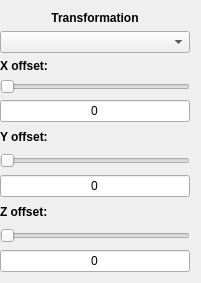
     <widget class="QWidget" name="layoutWidget_4">
      <property name="geometry">
       <rect>
        <x>640</x>
        <y>20</y>
        <width>201</width>
        <height>283</height>
       </rect>
      </property>
      <layout class="QGridLayout" name="gridLayout_9">
       <property name="sizeConstraint">
        <enum>QLayout::SetDefaultConstraint</enum>
       </property>
       <property name="leftMargin">
        <number>0</number>
       </property>
       <item row="1" column="0">
        <widget class="QLabel" name="label2">
         <property name="sizePolicy">
          <sizepolicy hsizetype="Preferred" vsizetype="Minimum">
           <horstretch>0</horstretch>
           <verstretch>0</verstretch>
          </sizepolicy>
         </property>
         <property name="font">
          <font>
           <weight>75</weight>
           <bold>true</bold>
          </font>
         </property>
         <property name="text">
          <string>Y offset:</string>
         </property>
        </widget>
       </item>
       <item row="2" column="0">
        <widget class="QSlider" name="slider_offset_Y">
         <property name="sizePolicy">
          <sizepolicy hsizetype="Expanding" vsizetype="Minimum">
           <horstretch>0</horstretch>
           <verstretch>0</verstretch>
          </sizepolicy>
         </property>
         <property name="toolTip">
          <string/>
         </property>
         <property name="orientation">
          <enum>Qt::Horizontal</enum>
         </property>
         <property name="tickInterval">
          <number>0</number>
         </property>
        </widget>
       </item>
       <item row="8" column="0">
        <widget class="QSlider" name="slider_offset_Z">
         <property name="sizePolicy">
          <sizepolicy hsizetype="Expanding" vsizetype="Minimum">
           <horstretch>0</horstretch>
           <verstretch>0</verstretch>
          </sizepolicy>
         </property>
         <property name="toolTip">
          <string/>
         </property>
         <property name="orientation">
          <enum>Qt::Horizontal</enum>
         </property>
         <property name="tickInterval">
          <number>0</number>
         </property>
        </widget>
       </item>
       <item row="0" column="0">
        <layout class="QGridLayout" name="gridLayout_10">
         <property name="sizeConstraint">
          <enum>QLayout::SetMaximumSize</enum>
         </property>
         <property name="leftMargin">
          <number>0</number>
         </property>
         <item row="3" column="0">
          <widget class="QSlider" name="slider_offset_X">
           <property name="sizePolicy">
            <sizepolicy hsizetype="Expanding" vsizetype="Minimum">
             <horstretch>0</horstretch>
             <verstretch>0</verstretch>
            </sizepolicy>
           </property>
           <property name="toolTip">
            <string/>
           </property>
           <property name="orientation">
            <enum>Qt::Horizontal</enum>
           </property>
           <property name="tickInterval">
            <number>0</number>
           </property>
          </widget>
         </item>
         <item row="5" column="0" rowspan="2">
          <widget class="QLineEdit" name="text_slider_offset_X">
           <property name="sizePolicy">
            <sizepolicy hsizetype="Preferred" vsizetype="Preferred">
             <horstretch>0</horstretch>
             <verstretch>0</verstretch>
            </sizepolicy>
           </property>
           <property name="toolTip">
            <string/>
           </property>
           <property name="text">
            <string>0</string>
           </property>
           <property name="alignment">
            <set>Qt::AlignCenter</set>
           </property>
          </widget>
         </item>
         <item row="2" column="0">
          <widget class="QLabel" name="label1">
           <property name="sizePolicy">
            <sizepolicy hsizetype="Preferred" vsizetype="Minimum">
             <horstretch>0</horstretch>
             <verstretch>0</verstretch>
            </sizepolicy>
           </property>
           <property name="font">
            <font>
             <weight>75</weight>
             <bold>true</bold>
            </font>
           </property>
           <property name="text">
            <string>X offset:</string>
           </property>
          </widget>
         </item>
         <item row="0" column="0">
          <widget class="QLabel" name="labelPF">
           <property name="sizePolicy">
            <sizepolicy hsizetype="Expanding" vsizetype="Minimum">
             <horstretch>0</horstretch>
             <verstretch>0</verstretch>
            </sizepolicy>
           </property>
           <property name="font">
            <font>
             <weight>75</weight>
             <bold>true</bold>
            </font>
           </property>
           <property name="layoutDirection">
            <enum>Qt::LeftToRight</enum>
           </property>
           <property name="text">
            <string>Transformation</string>
           </property>
           <property name="scaledContents">
            <bool>false</bool>
           </property>
           <property name="alignment">
            <set>Qt::AlignCenter</set>
           </property>
           <property name="wordWrap">
            <bool>false</bool>
           </property>
          </widget>
         </item>
         <item row="1" column="0">
          <widget class="QComboBox" name="comboBox_FlightRoutes_transform"/>
         </item>
        </layout>
       </item>
       <item row="6" column="0">
        <widget class="QLabel" name="label2_2">
         <property name="sizePolicy">
          <sizepolicy hsizetype="Preferred" vsizetype="Minimum">
           <horstretch>0</horstretch>
           <verstretch>0</verstretch>
          </sizepolicy>
         </property>
         <property name="font">
          <font>
           <weight>75</weight>
           <bold>true</bold>
          </font>
         </property>
         <property name="text">
          <string>Z offset:</string>
         </property>
        </widget>
       </item>
       <item row="9" column="0">
        <widget class="QLineEdit" name="text_slider_offset_Z">
         <property name="sizePolicy">
          <sizepolicy hsizetype="Preferred" vsizetype="Preferred">
           <horstretch>0</horstretch>
           <verstretch>0</verstretch>
          </sizepolicy>
         </property>
         <property name="toolTip">
          <string/>
         </property>
         <property name="layoutDirection">
          <enum>Qt::LeftToRight</enum>
         </property>
         <property name="text">
          <string>0</string>
         </property>
         <property name="alignment">
          <set>Qt::AlignCenter</set>
         </property>
        </widget>
       </item>
       <item row="5" column="0">
        <widget class="QLineEdit" name="text_slider_offset_Y">
         <property name="sizePolicy">
          <sizepolicy hsizetype="Preferred" vsizetype="Preferred">
           <horstretch>0</horstretch>
           <verstretch>0</verstretch>
          </sizepolicy>
         </property>
         <property name="toolTip">
          <string/>
         </property>
         <property name="layoutDirection">
          <enum>Qt::LeftToRight</enum>
         </property>
         <property name="text">
          <string>0</string>
         </property>
         <property name="alignment">
          <set>Qt::AlignCenter</set>
         </property>
        </widget>
       </item>
      </layout>
     </widget>
